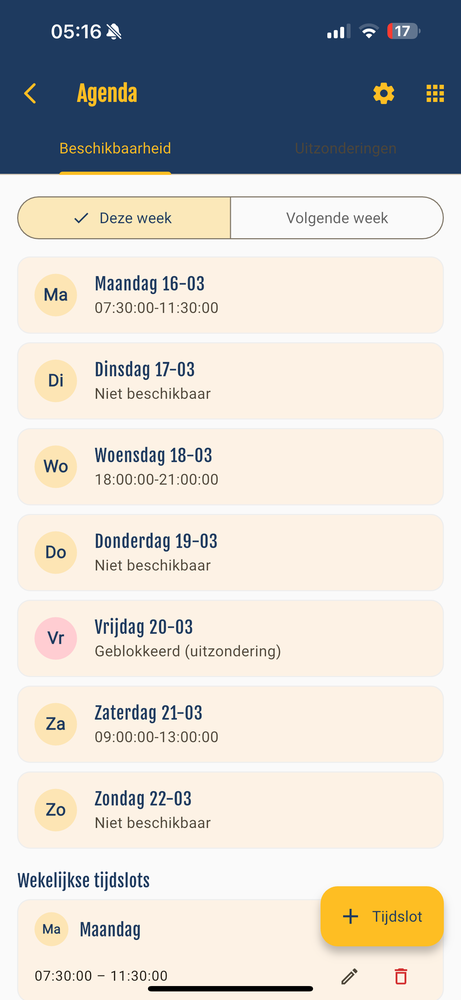
#> input picture appstorescreenshots/IMG_5463.PNG, 461 x 1000 px, shrunk from 1290 x 2796 before the run; its folder holds 4 pictures in this run
$ python crop_statusbar.py
#> lines starting #> are read from the running program, lines starting #| are printed output that depends on the picture
#!/usr/bin/env python3
"""Crop status bar (battery, time, signal) from screenshots."""

from pathlib import Path
from PIL import Image

# Status bar height in pixels (iPhone ~60px at 2x)
STATUSBAR_HEIGHT = 60

def main():
    base = Path(__file__).resolve().parent
    out_dir = base / "cropped"
    out_dir.mkdir(exist_ok=True)

    for f in sorted(base.glob("IMG_*.PNG")):
        img = Image.open(f).convert("RGB")
#> img is the input picture: PIL image 461x1000 RGB; mean R, G, B 209, 206.2, 201.4
        w, h = img.size
#> w = 461; h = 1000
        cropped = img.crop((0, STATUSBAR_HEIGHT, w, h))
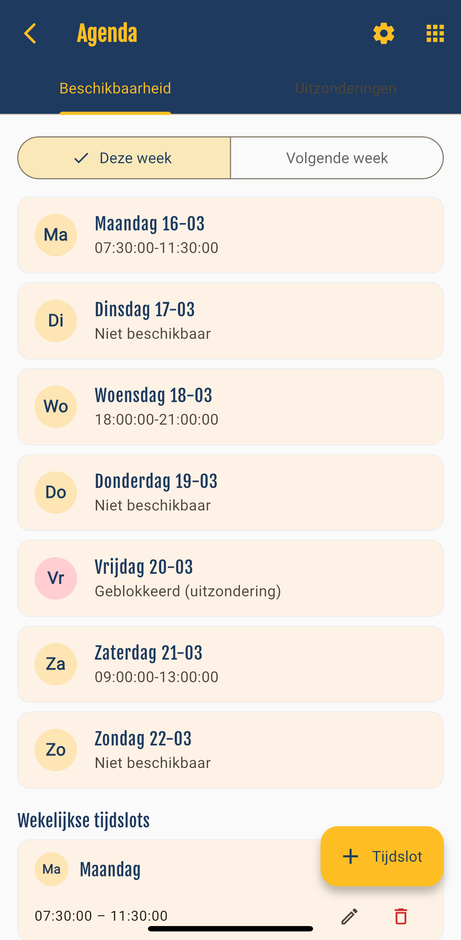
#> cropped: PIL image 461x940 RGB; mean R, G, B 220, 215.4, 207.9
        out_path = out_dir / f.name
        cropped.save(out_path, "PNG", quality=95)
        print(f"Cropped {f.name} -> {out_path}")
#> pass 2 of the loop in main, `for f in sorted(base.glob("IMG_*.PNG")):`:
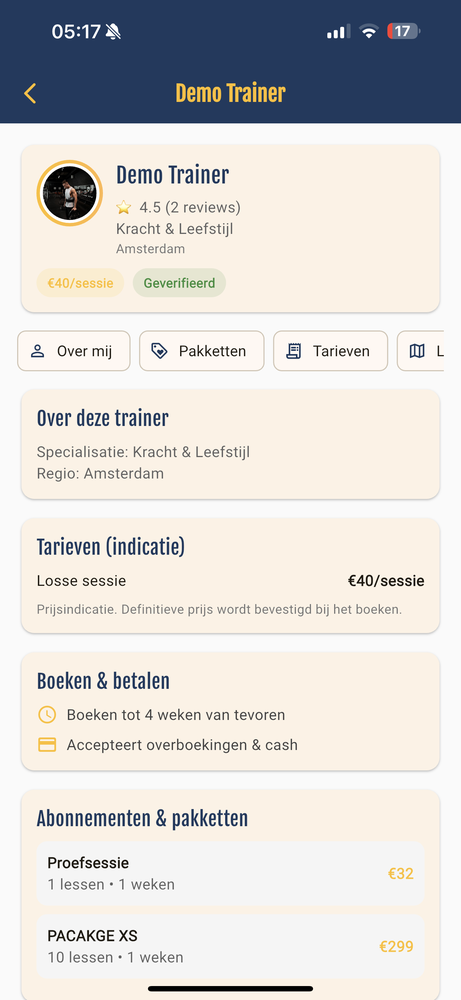
#> input picture appstorescreenshots/IMG_5464.PNG, 461 x 1000 px, shrunk from 1290 x 2796 before the run
#> in main, img is the input picture: PIL image 461x1000 RGB; mean R, G, B 217.3, 215.1, 212.5
#> in main, `cropped = img.crop((0, STATUSBAR_HEIGHT, w, h))`:
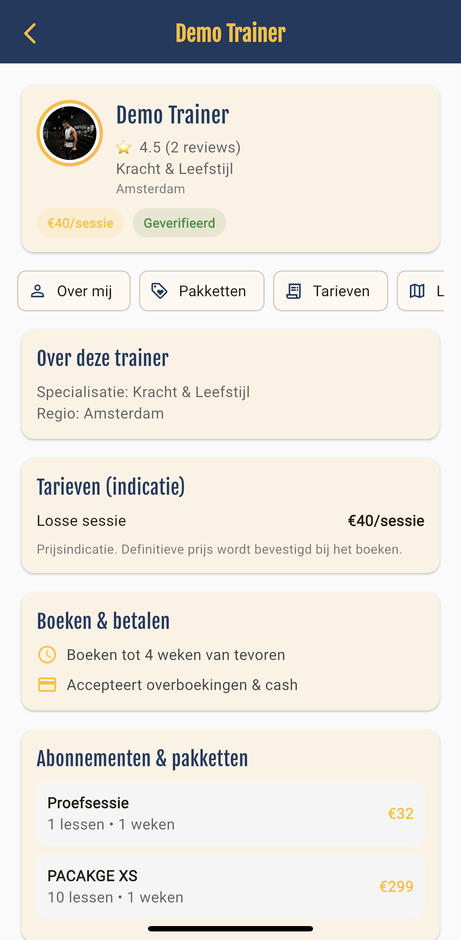
#> cropped: PIL image 461x940 RGB; mean R, G, B 228.5, 224.9, 219.9
#> pass 3 of the loop in main, `for f in sorted(base.glob("IMG_*.PNG")):`:
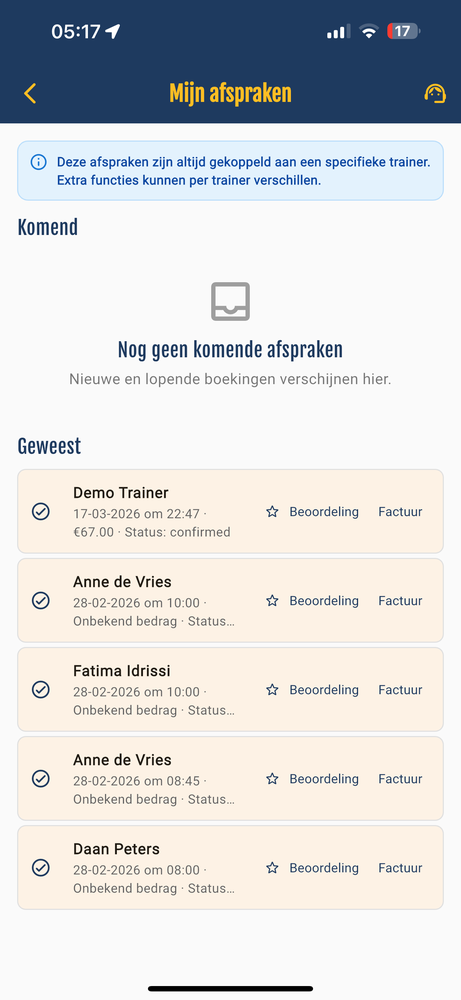
#> input picture appstorescreenshots/IMG_5467.PNG, 461 x 1000 px, shrunk from 1290 x 2796 before the run
#> in main, img is the input picture: PIL image 461x1000 RGB; mean R, G, B 217.1, 217.7, 218.2
#> in main, `cropped = img.crop((0, STATUSBAR_HEIGHT, w, h))`:
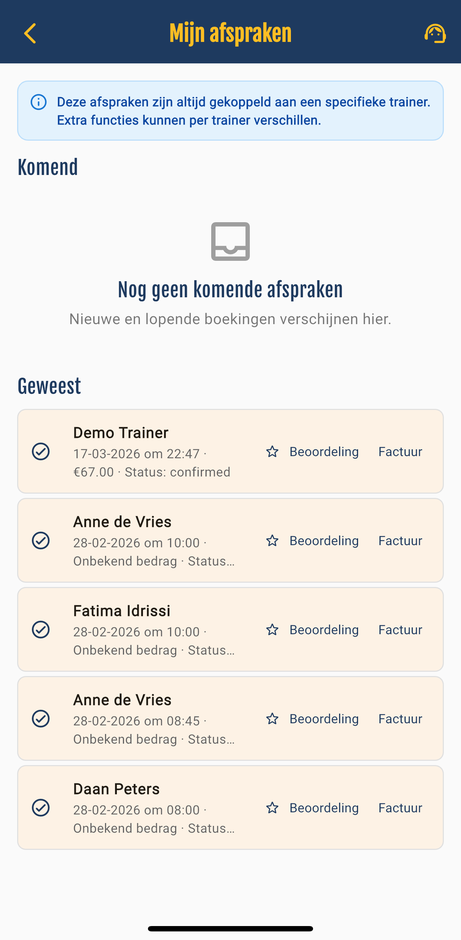
#> cropped: PIL image 461x940 RGB; mean R, G, B 228.6, 227.6, 225.9
#> the loop made 4 passes; the first 3 are shown

if __name__ == "__main__":
    main()
